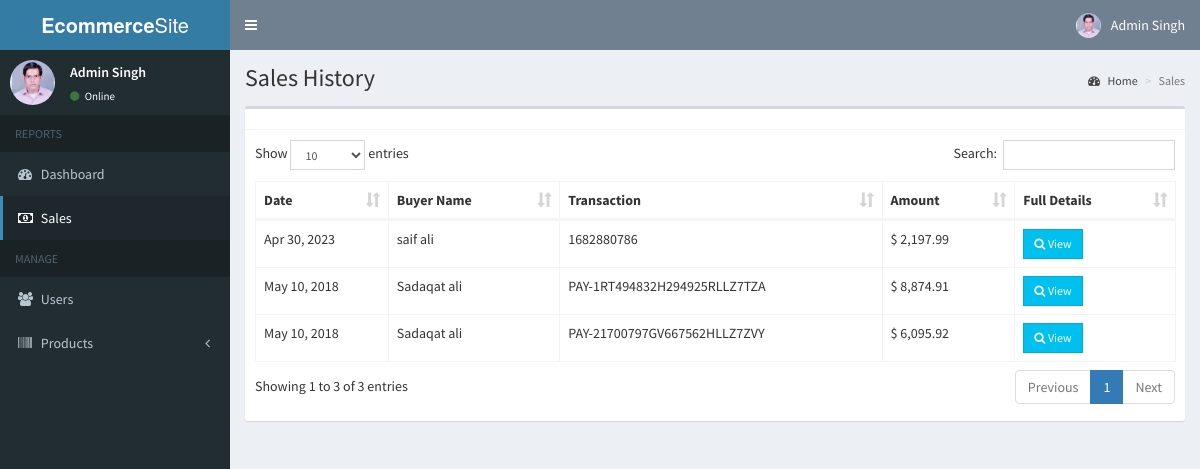
The page /admin/sales.php (signed in) on the database its author committed.
### tables this page shows
CREATE TABLE `users` (
  `id` int(11) NOT NULL,
  `email` varchar(200) NOT NULL,
  `mobile` varchar(15) NOT NULL,
  `password` varchar(60) NOT NULL,
  `type` int(1) NOT NULL,
  `firstname` varchar(50) NOT NULL,
  `lastname` varchar(50) NOT NULL,
  `address` text NOT NULL,
  `contact_info` varchar(100) NOT NULL,
  `photo` varchar(200) NOT NULL,
  `status` int(1) NOT NULL DEFAULT 1,
  `activate_code` varchar(15) NOT NULL,
  `reset_code` varchar(15) NOT NULL,
  `created_on` date NOT NULL
);

CREATE TABLE `sales` (
  `id` int(11) NOT NULL,
  `user_id` int(11) NOT NULL,
  `pay_id` varchar(50) NOT NULL,
  `sales_date` date NOT NULL
);

### admin/includes/session.php (called while the page is built, shortened)
<?php
	include '../includes/conn.php';
	$conn = $pdo->open();
	$stmt = $conn->prepare("SELECT * FROM users WHERE id=:id");
	$stmt->execute(['id'=>$_SESSION['admin']]);
	$admin = $stmt->fetch();
?>

### admin/sales.php (the view, shortened to what this page needs)
<?php include 'includes/session.php'; ?>
<?php include 'includes/header.php'; ?>
<body class="hold-transition skin-blue sidebar-mini">
<div class="wrapper">
  <?php include 'includes/navbar.php'; ?>
  <?php include 'includes/menubar.php'; ?>
  <div class="content-wrapper">
    <section class="content-header">
      <h1>
        Sales History
      </h1>
      <ol class="breadcrumb">
        <li><a href="#"><i class="fa fa-dashboard"></i> Home</a></li>
        <li class="active">Sales</li>
      </ol>
    </section>
    <section class="content">
      <div class="row">
        <div class="col-xs-12">
          <div class="box">
            <div class="box-header with-border">
            </div>
            <div class="box-body">
              <table id="example1" class="table table-bordered">
                <thead>
                  <th>Date</th>
                  <th>Buyer Name</th>
                  <th>Transaction</th>
                  <th>Amount</th>
                  <th>Full Details</th>
                </thead>
                <tbody>
                  <?php
                    $conn = $pdo->open();
                    try{
                      $stmt = $conn->prepare("SELECT *, sales.id AS salesid FROM sales LEFT JOIN users ON users.id=sales.user_id ORDER BY sales_date DESC");
                      $stmt->execute();
                      foreach($stmt as $row){
                        $stmt = $conn->prepare("SELECT * FROM details LEFT JOIN products ON products.id=details.product_id WHERE details.sales_id=:id");
                        $stmt->execute(['id'=>$row['salesid']]);
                        $total = 0;
                        foreach($stmt as $details){
                          $subtotal = $details['price']*$details['quantity'];
                          $total += $subtotal;
                        }
                        echo "
                          <tr>
                            <td class='hidden'></td>
                            <td>".date('M d, Y', strtotime($row['sales_date']))."</td>
                            <td>".$row['firstname'].' '.$row['lastname']."</td>
                            <td>".$row['pay_id']."</td>
                            <td>&#36; ".number_format($total, 2)."</td>
                            <td><button type='button' class='btn btn-info btn-sm btn-flat transact' data-id='".$row['salesid']."'><i class='fa fa-search'></i> View</button></td>
                          </tr>
                        ";
                      }
                    }
                    catch(PDOException $e){
                      echo $e->getMessage();
                    }
                  ?>
                </tbody>
              </table>
            </div>
          </div>
        </div>
      </div>
    </section>
  </div>
</div>
</body>
</html>

### admin/includes/navbar.php (shortened to what this page needs)
<header class="main-header">
  <a href="#" class="logo">
    <span class="logo-lg"><b>Ecommerce</b>Site</span>
  </a>
  <nav class="navbar navbar-static-top">
    <a href="#" class="sidebar-toggle" data-toggle="push-menu" role="button">
    </a>
    <div class="navbar-custom-menu">
      <ul class="nav navbar-nav">
        <li class="dropdown user user-menu">
          <a href="#" class="dropdown-toggle" data-toggle="dropdown">
            <img src="<?php echo (!empty($admin['photo'])) ? '../images/'.$admin['photo'] : '../images/profile.jpg'; ?>" class="user-image" alt="User Image">
            <span class="hidden-xs"><?php echo $admin['firstname'].' '.$admin['lastname']; ?></span>
          </a>
        </li>
      </ul>
    </div>
  </nav>
</header>

### admin/includes/menubar.php (shortened to what this page needs)
<aside class="main-sidebar">
  <section class="sidebar">
    <div class="user-panel">
      <div class="pull-left image">
        <img src="<?php echo (!empty($admin['photo'])) ? '../images/'.$admin['photo'] : '../images/profile.jpg'; ?>" class="img-circle" alt="User Image">
      </div>
      <div class="pull-left info">
        <p><?php echo $admin['firstname'].' '.$admin['lastname']; ?></p>
        <a><i class="fa fa-circle text-success"></i> Online</a>
      </div>
    </div>
    <ul class="sidebar-menu" data-widget="tree">
      <li class="header">REPORTS</li>
      <li><a href="home.php"><i class="fa fa-dashboard"></i> <span>Dashboard</span></a></li>
      <li><a href="sales.php"><i class="fa fa-money"></i> <span>Sales</span></a></li>
      <li class="header">MANAGE</li>
      <li><a href="users.php"><i class="fa fa-users"></i> <span>Users</span></a></li>
      <li class="treeview">
        <a href="#">
          <i class="fa fa-barcode"></i>
          <span>Products</span>
          <span class="pull-right-container">
            <i class="fa fa-angle-left pull-right"></i>
          </span>
        </a>
      </li>
    </ul>
  </section>
</aside>

### rows shown on the page
users: photo (picture), firstname "Admin", lastname "Singh"
sales: sales_date "Apr 30, 2023", user.firstname "saif", user.lastname "ali", pay "1682880786", total "2,197.99"
sales: sales_date "May 10, 2018", user.firstname "Sadaqat", user.lastname "ali", pay "PAY-1RT494832H294925RLLZ7TZA", total "8,874.91"
sales: sales_date "May 10, 2018", user.firstname "Sadaqat", user.lastname "ali", pay "PAY-21700797GV667562HLLZ7ZVY", total "6,095.92"
